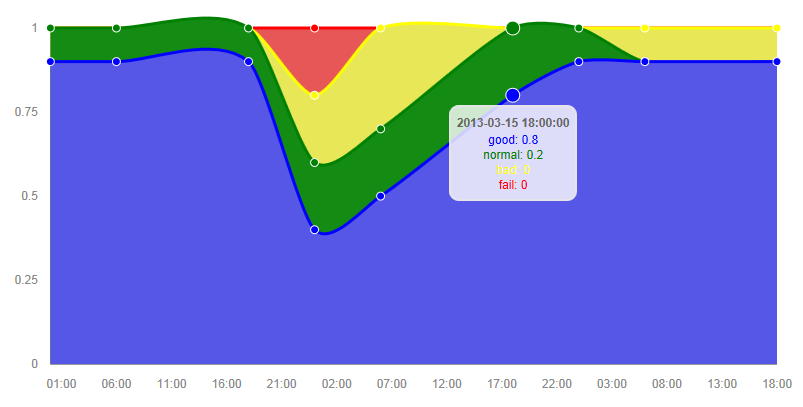

The R source for this figure:
require(reshape2)
require(rCharts)

mydata <- read.csv('stacked_area.csv', header=TRUE, sep=',')

rpic <- mPlot(x = 'time', y = c('good','normal','bad','fail'), 
            type = 'Area',
            data = mydata)
rpic$set(lineColors = c('blue', 'green', 'yellow', 'red'))
rpic
